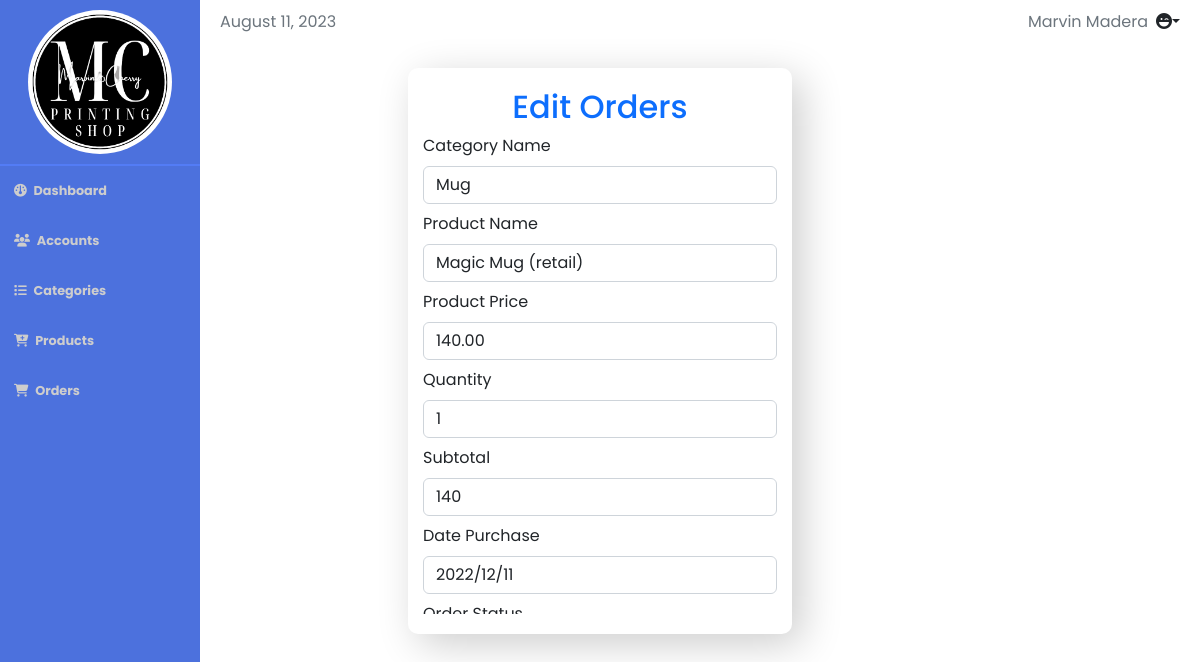
Screenshot of /edit_orders.php?edit_orderID=54 (signed in) with the database file from the repository.
### tables this page shows
CREATE TABLE `orders` (
  `id` int(11) NOT NULL,
  `category` varchar(50) NOT NULL,
  `pName` varchar(50) NOT NULL,
  `pPrice` varchar(50) NOT NULL,
  `pQTY` varchar(50) NOT NULL,
  `subtotal` varchar(50) NOT NULL,
  `date_added` varchar(50) NOT NULL,
  `order_status` varchar(50) NOT NULL,
  `date_paid` varchar(50) NOT NULL
);

### functions.php (called while the page is built, shortened)
<?php
include "config.php";
function fetch_account_by_id($tb_name, $id)
{
    global $mysqli;
    $sql = "SELECT * FROM `$tb_name` WHERE `id` = '$id'";
    $result = $mysqli->query($sql);
    return $result;
}

### edit_orders.php (the view, shortened to what this page needs)
<?php
include "functions.php";
if (isset($_GET['edit_orderID'])) {
    $id = $_GET['edit_orderID'];
    $results = fetch_account_by_id("orders", $id);
    $product_info = $results->fetch_assoc();
    $catName = $product_info['category'];
    $pName = $product_info['pName'];
    $pPrice = $product_info['pPrice'];
    $pQTY = $product_info['pQTY'];
    $subtotal = $product_info['subtotal'];
    $date_added = $product_info['date_added'];
}
?>
<!DOCTYPE html>
<html lang="en">
<head>
    <?php include "header.php"; ?>
    <link rel="stylesheet" href="css/accounts.css?v=<?= time() ?>">
    <link rel="stylesheet" href="css/dashboard.css?v=<?= time() ?>">
</head>
<body>
    <?php include "admin_navbar.php" ?>
    <div class="wrapper mt-4">
        <main class="main-content">
            <div class="insert-container">
                <h2 class="text-primary text-center">Edit Orders</h2>
                <div class="edit-container">
                    <form method="POST">
                        <div class="mb-2">
                            <label class="form-label">Category Name</label>
                            <input type="text" name="category" class="form-control" value="<?= $catName ?>">
                        </div>
                        <div class="mb-2">
                            <label class="form-label">Product Name</label>
                            <input type="text" name="pName" class="form-control" value="<?= $pName ?>">
                        </div>
                        <div class="mb-2">
                            <label class="form-label">Product Price</label>
                            <input type="text" name="pPrice" class="form-control" value="<?= $pPrice ?>">
                        </div>
                        <div class="mb-2">
                            <label class="form-label">Quantity</label>
                            <input type="number" name="pQTY" min="1" max="10000" class="form-control" value="<?= $pQTY ?>">
                        </div>
                        <div class="mb-2">
                            <label class="form-label">Subtotal</label>
                            <input type="number" name="subtotal" min="1" max="10000" class="form-control" value="<?= $subtotal ?>">
                        </div>
                        <div class="mb-2">
                            <label class="form-label">Date Purchase</label>
                            <input type="text" name="date_purchase" class="form-control" value="<?= $date_added?>">
                        </div>
                        <div class="mb-2">
                            <label class="form-label">Order Status</label>
                        </div>
                    </form>
                </div>
            </div>
        </main>
    </div>
    <?php include "sidebar.php"; ?>
</body>
</html>

### css/accounts.css (style rules this page uses)
* { padding: 0; margin: 0; line-height: 1.5em; box-sizing: border-box; }
body { font-family: 'Poppins', sans-serif; }
.main-content { margin-left: 200px; padding: 20px; }
.insert-container { width: 40%; margin: 0 auto; box-shadow: 10px 10px 40px rgba(0,0,0, 0.2); padding: 20px 15px; border-radius: 10px; background-color: #fff; }
.wrapper { width: 100%; margin: 0 auto; margin-left: -100px; }
.wrapper .main-content { padding-top: 0; }
.edit-container { height: 480px; overflow-y: scroll; }

### css/dashboard.css (style rules this page uses)
* { padding: 0; margin: 0; line-height: 1.5em; box-sizing: border-box; }
body { font-family: 'Poppins', sans-serif; }

### rows the page displays
orders: category "Mug", pName "Magic Mug (retail)", pPrice "140.00", pQTY "1", subtotal "140", date_purchase "2022/12/11"

### other values shown
$_SESSION['username'] "Marvin Madera"
